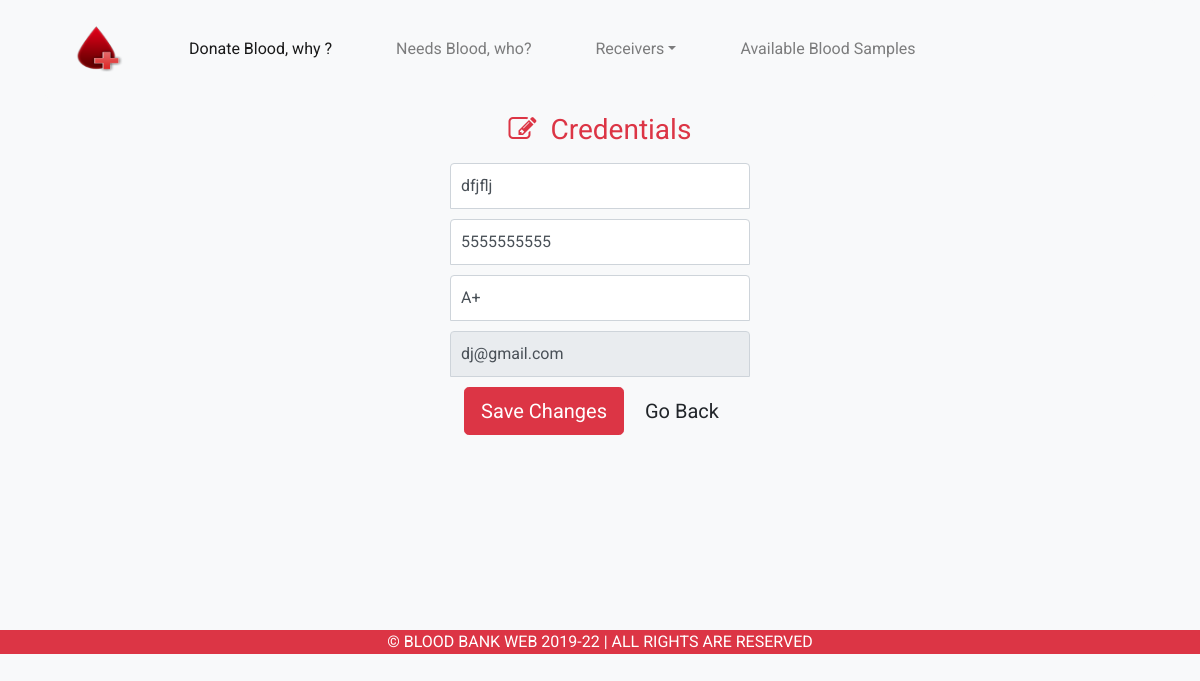
The app's page /receivers/edit (signed in) with its own data.
### tables this page shows
CREATE TABLE `receivers` (
  `id` int(11) NOT NULL,
  `name` varchar(25) NOT NULL,
  `phone_no` varchar(10) NOT NULL,
  `email` varchar(25) NOT NULL,
  `password` varchar(255) NOT NULL,
  `blood_group` enum('A+','A-','B+','B-','O+','O-','AB+','AB-','A1+','A1-','A2+','A2-','A1B+','A1B-','A2B+','A2B-') NOT NULL
);

### app/libraries/Core.php (called while the page is built, shortened)
<?php
class Core{
    protected $currentMethod = 'donate_blood_why';
    public function __construct(){
        $url = $this->getUrl() ?? ["pages"];
        if(file_exists('../app/controllers/' .ucwords($url[0]). '.php')){
            unset($url[0]);
        }
        $this->currentController = new $this->currentController;
        if(isset($url[1])){
            if(method_exists($this->currentController, $url[1])){
                $this->currentMethod = $url[1];
                unset($url[1]);
            }
        }
        $this->params = $url ? array_values($url) : [];
        call_user_func_array([$this->currentController, $this->currentMethod],$this->params);
    }
    public function getUrl(){
        if(isset($_GET['url'])){
            $url = rtrim($_GET['url'],'/');
            $url = filter_var($url, FILTER_SANITIZE_URL);
            $url = explode('/',$url);
            return $url;
        }
    }
}

### public/index.php (called while the page is built)
<?php require_once '../app/bootstrap.php';
$init = new Core();

### app/libraries/Database.php (called while the page is built, shortened)
<?php
class Database{
    private $host = DB_HOST;
    private $user = DB_USER;
    private $pass = DB_PASS;
    private $dbname = DB_NAME;
    private $dbh;
    private $stmt;
    public function __construct(){
        $dsn = 'mysql:host='.$this->host.';dbname='.$this->dbname;
        $options = array(
            PDO::ATTR_PERSISTENT => true,
            PDO::ATTR_ERRMODE => PDO::ERRMODE_EXCEPTION
        );
        try{
            $this->dbh = new PDO($dsn,$this->user,$this->pass,$options)
            ;
        }catch(PDOException $e){
            $this->error = $e->getMessage();
            echo $this->error;
        }
    }
    public function query($sql){
        $this->stmt = $this->dbh->prepare($sql);
    }
    public function bind($param, $value, $type = null){
        if(is_null($type)){
            switch(true){
                default:
                    $type = PDO::PARAM_STR;
            }
        }
        $this->stmt->bindValue($param,$value,$type);
    }
    public function execute(){
        return $this->stmt->execute();
    }
    public function single(){
        $this->execute();
        return $this->stmt->fetch(PDO::FETCH_OBJ);
    }
}

### app/models/Receiver.php (called while the page is built, shortened)
<?php
class Receiver{
    private $db;
    public function __construct(){
        $this->db = new Database;
    }
    public function getUserInfo($id){
        $this->db->query('SELECT * FROM receivers WHERE id = :id');
        $this->db->bind(':id', $id);
        $row = $this->db->single();
        return $row;
    }
}
?>

### app/views/receivers/edit.php (the view, shortened to what this page needs)
<?php require APPROOT.'/views/inc/header.php'; ?>
<div class="register text-center">
  <form class="form" action="<?php echo URLROOT?>/receivers/edit" method="POST">
    <h1 class="h3 mb-3 text-danger font-weight-normal"><i class="fa fa-pencil-square-o" aria-hidden="true"></i>&nbsp; Credentials</h1>
    <input type="text" name="name" id="inputName" class="form-control" placeholder="Name" value = "<?php echo $data['receiver']->name; ?>"  autofocus>
    <input type="text" name="phone_no" id="inputPhoneNumber" class="form-control" maxlength="10" placeholder="Phone Number" onkeypress="return isNumberKey(event)" value = "<?php echo $data['receiver']->phone_no; ?>">
    <input type="text" name="blood_group" id="inputBloodGroup" class="form-control" placeholder="Blood Group" value = "<?php echo $data['receiver']->blood_group;?>">
    <input type="text" name="email" id="inputEmail" class="form-control" placeholder=" Email address" value = "<?php echo $data['receiver']->email; ?>" disabled>
    <button class="btn btn-lg btn-danger" type="submit">Save Changes</button>
    <button class="btn btn-lg btn-light" onclick="window.location.href = '<?php echo URLROOT;?>/receivers/index'">Go Back</button>
  </form>
</div>
<?php require APPROOT.'/views/inc/footer.php'; ?>

### public/css/style.css (style rules this page uses)
body { background-color: #f5f5f5; font-family: "Roboto", sans-serif; }
.register, .login { margin-left: 25%; margin-right: 25%; margin-bottom: 15%; }
.form { width: 100%; max-width: 330px; padding: 15px; margin: auto; }
.form .form-control { position: relative; box-sizing: border-box; height: auto; padding: 10px; font-size: 16px; }
.form input[type="email"], input[type="text"] { margin-bottom: 10px; border-bottom-right-radius: 0; border-bottom-left-radius: 0; }

### records on screen
receivers: name "dfjflj", phone_no "5555555555", blood_group "A+", email "dj@gmail.com"
